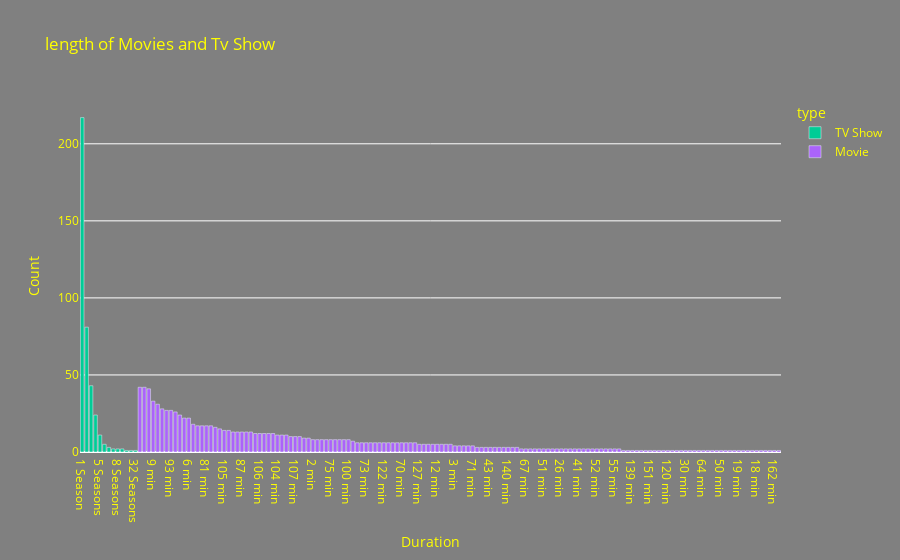

This figure's notebook cell:
### Code cell
#Visualisation
fig = px.bar(grouped_data, x='duration', y='count', color='type',
             title="length of Movies and Tv Show",
             labels={'duration': "Duration", 'count': "Count"},
             color_discrete_map={'Short' : 'red', 'long': 'blue'})
fig.update_layout(
    plot_bgcolor='rgba(0,0,0,0)',
    paper_bgcolor='grey',
    font=dict(color='yellow')
)

### Figure 1 — Plotly figure (JSON) as saved in the notebook; plotly's stock layout.template omitted (floating-point values rounded to 4 significant figures; data arrays with more than 128 entries replaced by an {"elided": "..."} marker saying what was removed)
{"data": [{"alignmentgroup": "True", "hovertemplate": "type=TV Show<br>Duration=%{x}<br>Count=%{y}<extra></extra>", "legendgroup": "TV Show", "marker": {"color": "#00cc96", "pattern": {"shape": ""}}, "name": "TV Show", "offsetgroup": "TV Show", "orientation": "v", "showlegend": true, "textposition": "auto", "type": "bar", "x": ["1 Season", "2 Seasons", "3 Seasons", "4 Seasons", "5 Seasons", "7 Seasons", "6 Seasons", "10 Seasons", "8 Seasons", "9 Seasons", "16 Seasons", "19 Seasons", "32 Seasons"], "xaxis": "x", "y": [217, 81, 43, 24, 11, 5, 3, 2, 2, 2, 1, 1, 1], "yaxis": "y"}, {"alignmentgroup": "True", "hovertemplate": "type=Movie<br>Duration=%{x}<br>Count=%{y}<extra></extra>", "legendgroup": "Movie", "marker": {"color": "#ab63fa", "pattern": {"shape": ""}}, "name": "Movie", "offsetgroup": "Movie", "orientation": "v", "showlegend": true, "textposition": "auto", "type": "bar", "x": {"elided": "145 str values"}, "xaxis": "x", "y": {"elided": "145 int values"}, "yaxis": "y"}], "layout": {"barmode": "relative", "font": {"color": "yellow"}, "legend": {"title": {"text": "type"}, "tracegroupgap": 0}, "paper_bgcolor": "grey", "plot_bgcolor": "rgba(0,0,0,0)", "title": {"text": "length of Movies and Tv Show"}, "xaxis": {"anchor": "y", "domain": [0, 1], "title": {"text": "Duration"}}, "yaxis": {"anchor": "x", "domain": [0, 1], "title": {"text": "Count"}}}}
